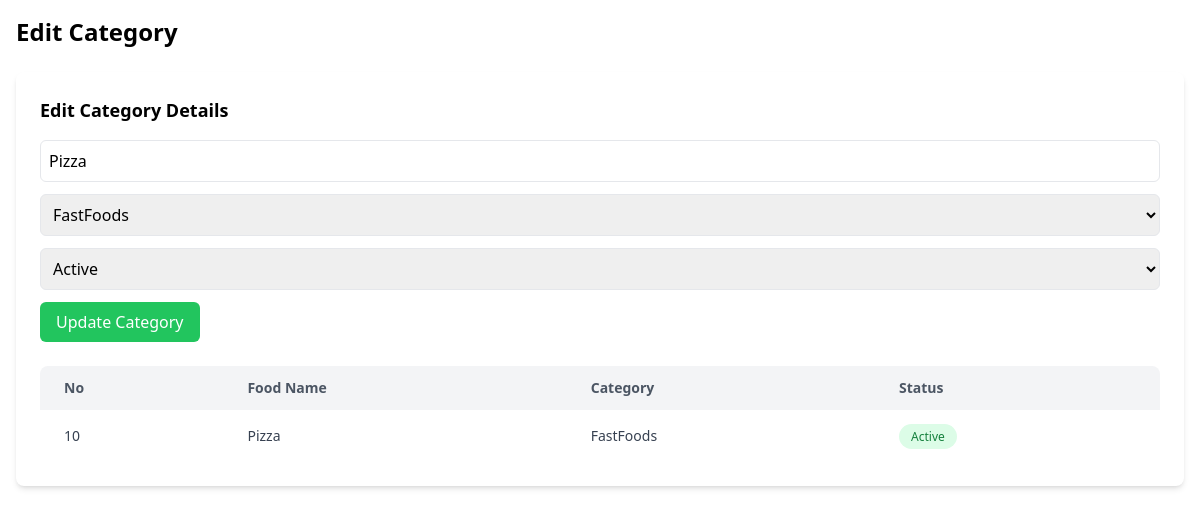
The page /app/Views/admin/editCategory.php?id=10 (signed in) on the database as committed earlier.
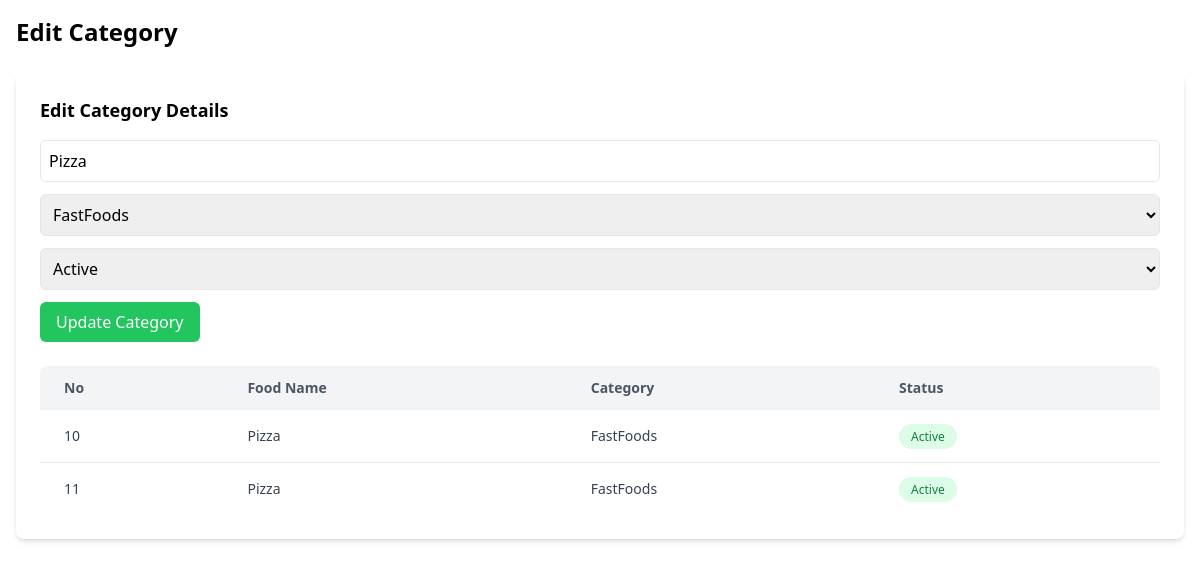
The same page on the database as committed later.
### tables this page shows
CREATE TABLE IF NOT EXISTS `categories` (
  `id` int NOT NULL AUTO_INCREMENT,
  `food_name` varchar(100) DEFAULT NULL,
  `category` varchar(100) DEFAULT NULL,
  `status` enum('Active','InActive') DEFAULT 'Active',
  `photo_url` varchar(255) DEFAULT NULL,
  `created_at` timestamp NULL DEFAULT CURRENT_TIMESTAMP,
  PRIMARY KEY (`id`),
  KEY `category` (`category`)
);

### app/Controllers/admin/CategoriesController.php (called while the page is built, shortened)
<?php
    require_once __DIR__ . "/../../Models/admin/Categories.php";
    class CategoriesController
    {
        private $categoryModel;
        public function __construct($db)
        {
            $this->categoryModel = new Category($db);
        }
        public function show(){
            return $this->categoryModel->getAllCategories();
        }
        public function getCategoryById($id){
            return $this->categoryModel->getCategoryById($id);
        }
    }
?>

### app/Models/admin/Categories.php (called while the page is built, shortened)
<?php
    class Category
{
        private $db;
        public function __construct($con)
    {
        $this->db = $con;
    }
    public function getAllCategories()
    {
        $stmt = $this->db->prepare("SELECT * FROM categories");
        $stmt->execute();
        $rows = $stmt->fetchAll(PDO::FETCH_ASSOC);
        return $rows;
    }
    public function getCategoryById($id){
        $stmt = $this->db->prepare("SELECT * FROM categories WHERE id = :id");
        $stmt->bindParam(':id', $id);
        $stmt->execute();
        $row = $stmt->fetch(PDO::FETCH_ASSOC);
        return $row;
    }
}
?>

### app/Views/admin/editCategory.php (the view, shortened to what this page needs)
<?php
require_once __DIR__ . "/../../Controllers/admin/CategoriesController.php";
$Category = new CategoriesController($con);
$result = $Category->show();
$id = $_GET['id'] ?? 0;
$row = $Category->getCategoryById($id);
?>
<!DOCTYPE html>
<html lang="en">
<head>
    <?php include __DIR__ . "/../components/cdns.php"; ?>
</head>
<body>
    <div class="p-4">
        <h1 class="text-2xl font-bold mb-6">Edit Category</h1>
        <div class="bg-white p-6 rounded-lg shadow-md mb-8">
            <h3 class="text-lg font-semibold mb-4">Edit Category Details</h3>
            <form method="POST" action="" class="space-y-3">
                <input type="text" name="food_name" placeholder="Food Name"
                    class="w-full p-2 border rounded-md focus:outline-none focus:ring-2 focus:ring-blue-400"
                    value="<?php echo htmlspecialchars($row['food_name'] ?? ''); ?>" required>
                <select name="category"
                    class="w-full p-2 border rounded-md focus:outline-none focus:ring-2 focus:ring-blue-400" required>
                    <option value="FastFoods" <?php echo ($row['category'] ?? '') == "FastFoods" ? "selected" : ""; ?>>FastFoods</option>
                </select>
                <select name="status"
                    class="w-full p-2 border rounded-md focus:outline-none focus:ring-2 focus:ring-blue-400" required>
                    <option value="Active" <?php echo ($row['status'] ?? '') == "Active" ? "selected" : ""; ?>>Active</option>
                </select>
                <button type="submit" class="bg-green-500 hover:bg-green-600 text-white px-4 py-2 rounded-md">
                    Update Category
                </button>
            </form>
            <div class="overflow-hidden ">
                <table class="w-full bg-white rounded-lg mt-6 overflow-hidden">
                    <thead class="bg-gray-100">
                        <tr>
                            <th class="px-6 py-3 text-left text-sm font-semibold text-gray-600">No</th>
                            <th class="px-6 py-3 text-left text-sm font-semibold text-gray-600">Food Name</th>
                            <th class="px-6 py-3 text-left text-sm font-semibold text-gray-600">Category</th>
                            <th class="px-6 py-3 text-left text-sm font-semibold text-gray-600">Status</th>
                        </tr>
                    </thead>
                    <tbody class="divide-y divide-gray-200">
                        <?php foreach ($result as $food) { ?>
                        <tr class="hover:bg-gray-50 transition">
                            <td class="px-6 py-4 text-sm text-gray-700">
                                <?php echo $food['id']; ?>
                            </td>
                            <td class="px-6 py-4 text-sm text-gray-700">
                                <?php echo $food['food_name']; ?>
                            </td>
                            <td class="px-6 py-4 text-sm text-gray-700">
                                <?php echo $food['category']; ?>
                            </td>
                            <td class="px-6 py-4 text-sm text-gray-700">
                                <span class="<?php echo $food['status'] == 'Active' ? 'bg-green-100 text-green-700' : 'bg-red-100 text-red-700'; ?> px-3 py-1 rounded-full text-xs font-medium">
                                    <?php echo $food['status']; ?>
                                </span>
                            </td>
                        </tr>
                        <?php } ?>
                    </tbody>
                </table>
            </div>
        </div>
    </div>
</body>
</html>

Rows that differ between the two databases and show on the page:
added categories: id "11", food_name "Pizza", category "FastFoods", status "Active"
